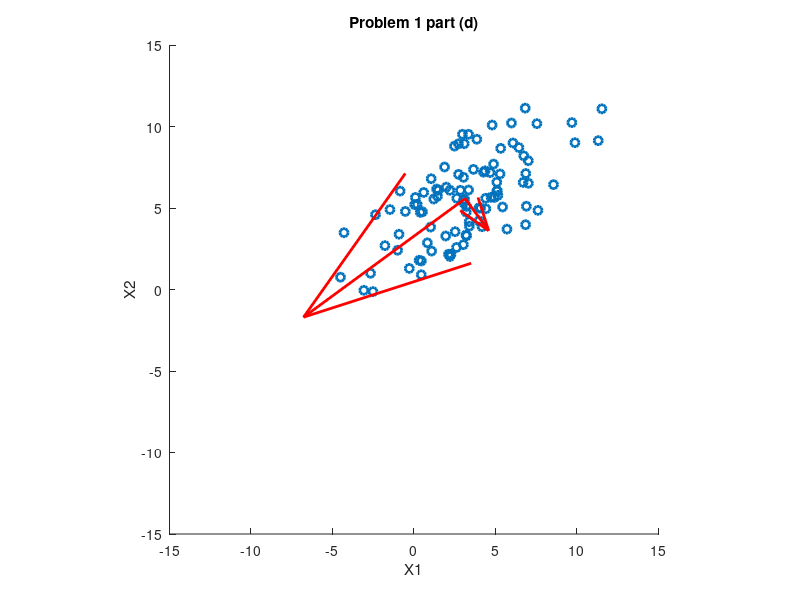
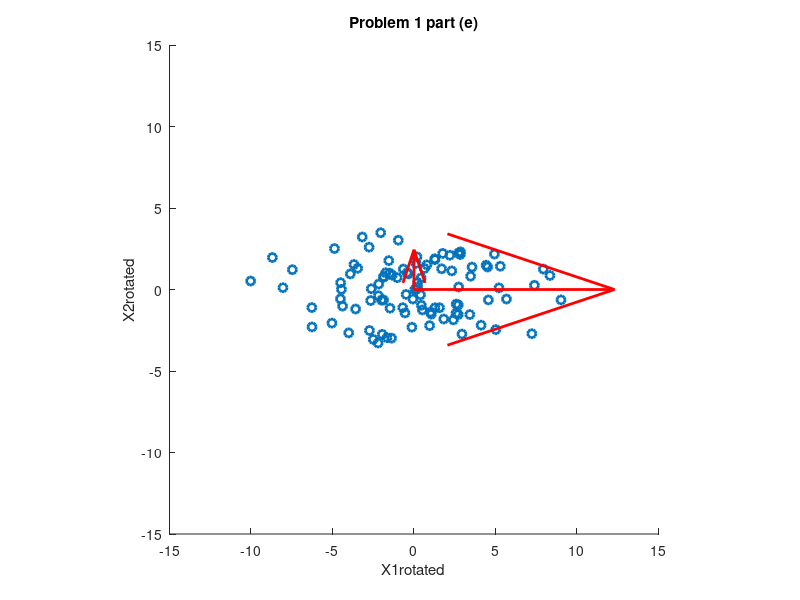

Write MATLAB code to recreate these figures, in order.
%%
%CS 289
%HW3,Problem 1
%Jiaying Shi
%shijy07@gmail.com
%%
clear all;
clc;
mu1=3;
sigma1=3;
mu2=4;
sigma2=2;
N=100;
%%
%Part a
X1_std=randn(N,1);
X1=X1_std*sigma1+mu1;
X2_std=randn(N,1);
X2=0.5*X1+X2_std*sigma2+mu2;
mean_X1=mean(X1);
mean_X2=mean(X2);
display('----------Part a-------------');
mean_X1
mean_X2
%%
%Part b
cov_X1_X2=cov(X1,X2);
display('----------Part b-------------');
cov_X1_X2

%%Part c
[eig_Vec,D]=eig(cov_X1_X2);
eig_Val=diag(D);
display('----------Part c-------------');
display('Eigen values:');
eig_Val
display('Eigen vectors:');
eig_Vec

%%
%Part d
hd=figure(1);
scatter(X1,X2,'linewidth',2);
axis([-15,15,-15 15]);
axis square;
xlabel('X1');
ylabel('X2');
title('Problem 1 part (d)');
hold on;
normed_eigVec1=eig_Vec(:,1)*abs(eig_Val(1));
normed_eigVec2=eig_Vec(:,2)*abs(eig_Val(2));
quiver(mean_X1, mean_X2, normed_eigVec1(1),normed_eigVec1(2),'r','linewidth',2,'maxheadsize',0.5)
quiver(mean_X1, mean_X2, normed_eigVec2(1),normed_eigVec2(2),'r','linewidth',2,'maxheadsize',0.5)
hold off;
saveas(hd,'p1pd.jpg');
%%
%Part e
X=[X1 X2];
mu=ones(N,2)*diag([mean_X1,mean_X2]);
Xstd=X-mu;
[eig_Val, indx]=sort(eig_Val,'descend');
eig_Vec=eig_Vec(indx,:);
Xstd=Xstd*eig_Vec';
Xstd1=Xstd(:,1);
Xstd2=Xstd(:,2);
he=figure(2);
scatter(Xstd1,Xstd2,'linewidth',2);
axis([-15,15,-15 15]);
axis square;
xlabel('X1rotated');
ylabel('X2rotated');
title('Problem 1 part (e)');
hold on;
normed_eigVec1=(eig_Vec')*eig_Vec(:,1)*abs(eig_Val(1));
normed_eigVec2=(eig_Vec')*eig_Vec(:,2)*abs(eig_Val(2));
quiver(mean(Xstd1), mean(Xstd2), normed_eigVec1(1),normed_eigVec1(2),'r','linewidth',2,'maxheadsize',0.5)
quiver(mean(Xstd1), mean(Xstd2), normed_eigVec2(1),normed_eigVec2(2),'r','linewidth',2,'maxheadsize',0.5)
hold off;
saveas(he,'p1pe.jpg');